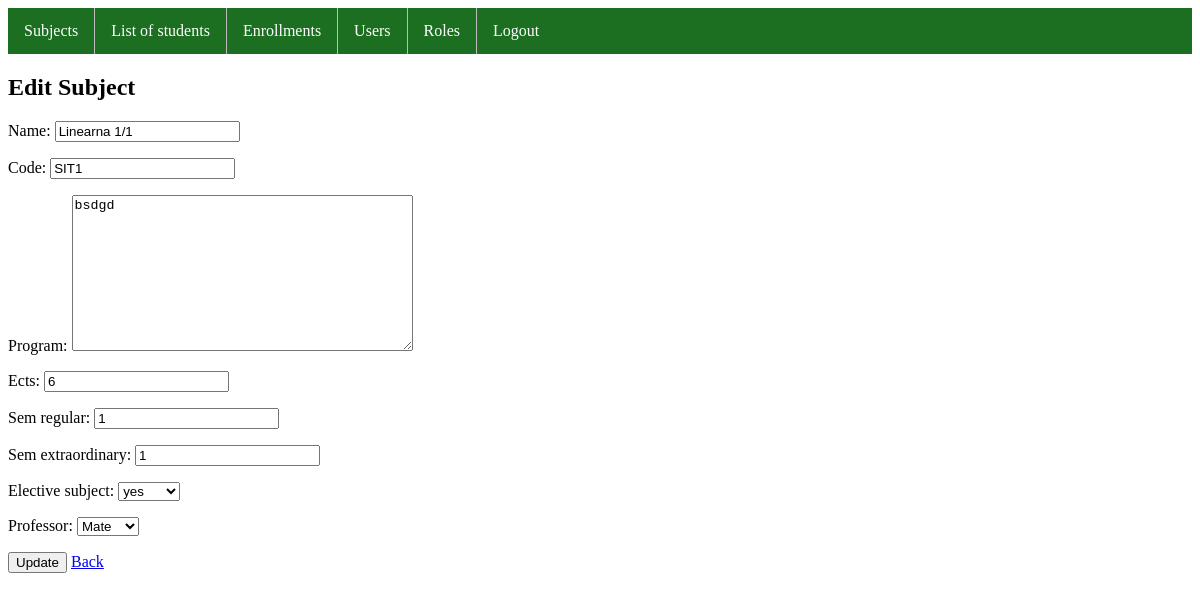
The page /app/subjects/18/update/ (signed in) on the database its author committed.
### enroll_app/models.py (models this page shows, shortened)
class Subject(models.Model):
    CHOICES = (('YES', 'yes'), ('NO', 'no'))
    name = models.CharField(max_length=50, unique=True)
    code = models.CharField(max_length=50, unique=True)
    program = models.TextField()
    ects = models.IntegerField()
    sem_regular = models.IntegerField()
    sem_extraordinary = models.IntegerField()
    elective_subject = models.CharField(max_length=50, choices=CHOICES)
    professor = models.ForeignKey(User, on_delete=models.CASCADE, limit_choices_to={'role__name': 'PROFESSOR'})

### enroll_app/views.py (the view)
# urls.py: path('subjects/<int:pk>/update/', views.subject_update, name='subject_update'),
@login_required(login_url='enroll_app:user_login')
def subject_update(request, pk):
    admin = check_is_admin(request.user)
    if admin:
        subject = get_object_or_404(Subject, pk=pk)
        if request.method == 'POST':
            form = SubjectForm(request.POST, instance=subject)
            if form.is_valid():
                form.save()
                return redirect('enroll_app:subject_list')
        else:
            form = SubjectForm(instance=subject)
        return render(request, 'subject_update.html', {'form': form, 'subject': subject, 'is_admin':admin})
    else:
        return HttpResponse("ACCESS DENIED -  You're not ADMIN")

### enroll_app/form.py
class SubjectForm(forms.ModelForm):
    class Meta:
        model = Subject
        fields = '__all__'

### enroll_app/views.py (called while the page is built)
def check_is_admin(user):
    return user.role.name == 'ADMIN' if user.role else False

### enroll_app/templates/subject_update.html (shortened to what this page needs)
{% extends 'base.html' %}
{% block content %}
<h2>Edit Subject</h2>
<form method="post">
  {{ form.as_p }}
  <button type="submit">Update</button>
  <a href="{% url 'enroll_app:subject_list' %}">Back</a>
</form>
{% endblock %}

### rows shown on the page
Subject: name "Linearna 1/1", code "SIT1", program "bsdgd", ects "6", sem_regular "1", sem_extraordinary "1", elective_subject "yes", professor "Mate"
